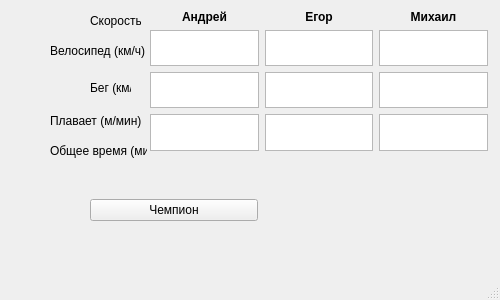
<?xml version="1.0" encoding="UTF-8"?>
<ui version="4.0">
 <class>MainWindow</class>
 <widget class="QMainWindow" name="MainWindow">
  <property name="geometry">
   <rect>
    <x>0</x>
    <y>0</y>
    <width>500</width>
    <height>300</height>
   </rect>
  </property>
  <property name="windowTitle">
   <string>MainWindow</string>
  </property>
  <widget class="QWidget" name="centralwidget">
   <widget class="QWidget" name="gridLayoutWidget">
    <property name="geometry">
     <rect>
      <x>150</x>
      <y>10</y>
      <width>338</width>
      <height>161</height>
     </rect>
    </property>
    <layout class="QGridLayout" name="gridLayout">
     <item row="0" column="1">
      <layout class="QVBoxLayout" name="people">
       <item>
        <widget class="QLabel" name="name">
         <property name="font">
          <font>
           <weight>75</weight>
           <bold>true</bold>
          </font>
         </property>
         <property name="text">
          <string>Андрей</string>
         </property>
         <property name="alignment">
          <set>Qt::AlignCenter</set>
         </property>
        </widget>
       </item>
       <item>
        <widget class="QTextEdit" name="speed">
         <property name="html">
          <string>&lt;!DOCTYPE HTML PUBLIC &quot;-//W3C//DTD HTML 4.0//EN&quot; &quot;http://www.w3.org/TR/REC-html40/strict.dtd&quot;&gt;
&lt;html&gt;&lt;head&gt;&lt;meta name=&quot;qrichtext&quot; content=&quot;1&quot; /&gt;&lt;style type=&quot;text/css&quot;&gt;
p, li { white-space: pre-wrap; }
&lt;/style&gt;&lt;/head&gt;&lt;body style=&quot; font-family:'MS Shell Dlg 2'; font-size:8.25pt; font-weight:400; font-style:normal;&quot;&gt;
&lt;p style=&quot;-qt-paragraph-type:empty; margin-top:0px; margin-bottom:0px; margin-left:0px; margin-right:0px; -qt-block-indent:0; text-indent:0px;&quot;&gt;&lt;br /&gt;&lt;/p&gt;&lt;/body&gt;&lt;/html&gt;</string>
         </property>
        </widget>
       </item>
       <item>
        <widget class="QTextEdit" name="swim">
         <property name="html">
          <string>&lt;!DOCTYPE HTML PUBLIC &quot;-//W3C//DTD HTML 4.0//EN&quot; &quot;http://www.w3.org/TR/REC-html40/strict.dtd&quot;&gt;
&lt;html&gt;&lt;head&gt;&lt;meta name=&quot;qrichtext&quot; content=&quot;1&quot; /&gt;&lt;style type=&quot;text/css&quot;&gt;
p, li { white-space: pre-wrap; }
&lt;/style&gt;&lt;/head&gt;&lt;body style=&quot; font-family:'MS Shell Dlg 2'; font-size:8.25pt; font-weight:400; font-style:normal;&quot;&gt;
&lt;p style=&quot;-qt-paragraph-type:empty; margin-top:0px; margin-bottom:0px; margin-left:0px; margin-right:0px; -qt-block-indent:0; text-indent:0px;&quot;&gt;&lt;br /&gt;&lt;/p&gt;&lt;/body&gt;&lt;/html&gt;</string>
         </property>
        </widget>
       </item>
       <item>
        <widget class="QTextEdit" name="run">
         <property name="html">
          <string>&lt;!DOCTYPE HTML PUBLIC &quot;-//W3C//DTD HTML 4.0//EN&quot; &quot;http://www.w3.org/TR/REC-html40/strict.dtd&quot;&gt;
&lt;html&gt;&lt;head&gt;&lt;meta name=&quot;qrichtext&quot; content=&quot;1&quot; /&gt;&lt;style type=&quot;text/css&quot;&gt;
p, li { white-space: pre-wrap; }
&lt;/style&gt;&lt;/head&gt;&lt;body style=&quot; font-family:'MS Shell Dlg 2'; font-size:8.25pt; font-weight:400; font-style:normal;&quot;&gt;
&lt;p style=&quot;-qt-paragraph-type:empty; margin-top:0px; margin-bottom:0px; margin-left:0px; margin-right:0px; -qt-block-indent:0; text-indent:0px;&quot;&gt;&lt;br /&gt;&lt;/p&gt;&lt;/body&gt;&lt;/html&gt;</string>
         </property>
        </widget>
       </item>
       <item>
        <widget class="QLabel" name="res">
         <property name="text">
          <string/>
         </property>
        </widget>
       </item>
      </layout>
     </item>
     <item row="0" column="2">
      <layout class="QVBoxLayout" name="people_2">
       <item>
        <widget class="QLabel" name="name_2">
         <property name="font">
          <font>
           <weight>75</weight>
           <bold>true</bold>
          </font>
         </property>
         <property name="text">
          <string>Егор</string>
         </property>
         <property name="alignment">
          <set>Qt::AlignCenter</set>
         </property>
        </widget>
       </item>
       <item>
        <widget class="QTextEdit" name="speed_2"/>
       </item>
       <item>
        <widget class="QTextEdit" name="swim_2"/>
       </item>
       <item>
        <widget class="QTextEdit" name="run_2"/>
       </item>
       <item>
        <widget class="QLabel" name="res_2">
         <property name="text">
          <string/>
         </property>
        </widget>
       </item>
      </layout>
     </item>
     <item row="0" column="3">
      <layout class="QVBoxLayout" name="people_3">
       <item>
        <widget class="QLabel" name="name_3">
         <property name="font">
          <font>
           <weight>75</weight>
           <bold>true</bold>
          </font>
         </property>
         <property name="text">
          <string>Михаил</string>
         </property>
         <property name="alignment">
          <set>Qt::AlignCenter</set>
         </property>
        </widget>
       </item>
       <item>
        <widget class="QTextEdit" name="speed_3"/>
       </item>
       <item>
        <widget class="QTextEdit" name="swim_3"/>
       </item>
       <item>
        <widget class="QTextEdit" name="run_3"/>
       </item>
       <item>
        <widget class="QLabel" name="res_3">
         <property name="text">
          <string/>
         </property>
        </widget>
       </item>
      </layout>
     </item>
     <item row="0" column="0">
      <layout class="QVBoxLayout" name="people_4"/>
     </item>
    </layout>
   </widget>
   <widget class="QWidget" name="horizontalLayoutWidget">
    <property name="geometry">
     <rect>
      <x>90</x>
      <y>170</y>
      <width>341</width>
      <height>80</height>
     </rect>
    </property>
    <layout class="QHBoxLayout" name="winner">
     <item>
      <widget class="QPushButton" name="pushButton">
       <property name="text">
        <string>Чемпион</string>
       </property>
      </widget>
     </item>
     <item>
      <widget class="QLabel" name="label_6">
       <property name="text">
        <string/>
       </property>
      </widget>
     </item>
    </layout>
   </widget>
   <widget class="QLabel" name="label">
    <property name="geometry">
     <rect>
      <x>90</x>
      <y>10</y>
      <width>51</width>
      <height>21</height>
     </rect>
    </property>
    <property name="text">
     <string>Скорость</string>
    </property>
   </widget>
   <widget class="QLabel" name="label_4">
    <property name="geometry">
     <rect>
      <x>90</x>
      <y>80</y>
      <width>41</width>
      <height>16</height>
     </rect>
    </property>
    <property name="text">
     <string>Бег (км/ч)</string>
    </property>
   </widget>
   <widget class="QLabel" name="label_5">
    <property name="geometry">
     <rect>
      <x>50</x>
      <y>140</y>
      <width>97</width>
      <height>21</height>
     </rect>
    </property>
    <property name="text">
     <string>Общее время (мин)</string>
    </property>
   </widget>
   <widget class="QLabel" name="label_3">
    <property name="geometry">
     <rect>
      <x>50</x>
      <y>40</y>
      <width>97</width>
      <height>21</height>
     </rect>
    </property>
    <property name="text">
     <string>Велосипед (км/ч)</string>
    </property>
   </widget>
   <widget class="QLabel" name="label_2">
    <property name="geometry">
     <rect>
      <x>50</x>
      <y>110</y>
      <width>97</width>
      <height>21</height>
     </rect>
    </property>
    <property name="text">
     <string>Плавает (м/мин)</string>
    </property>
   </widget>
  </widget>
  <widget class="QMenuBar" name="menubar">
   <property name="geometry">
    <rect>
     <x>0</x>
     <y>0</y>
     <width>500</width>
     <height>21</height>
    </rect>
   </property>
  </widget>
  <widget class="QStatusBar" name="statusbar"/>
 </widget>
 <resources/>
 <connections/>
</ui>
